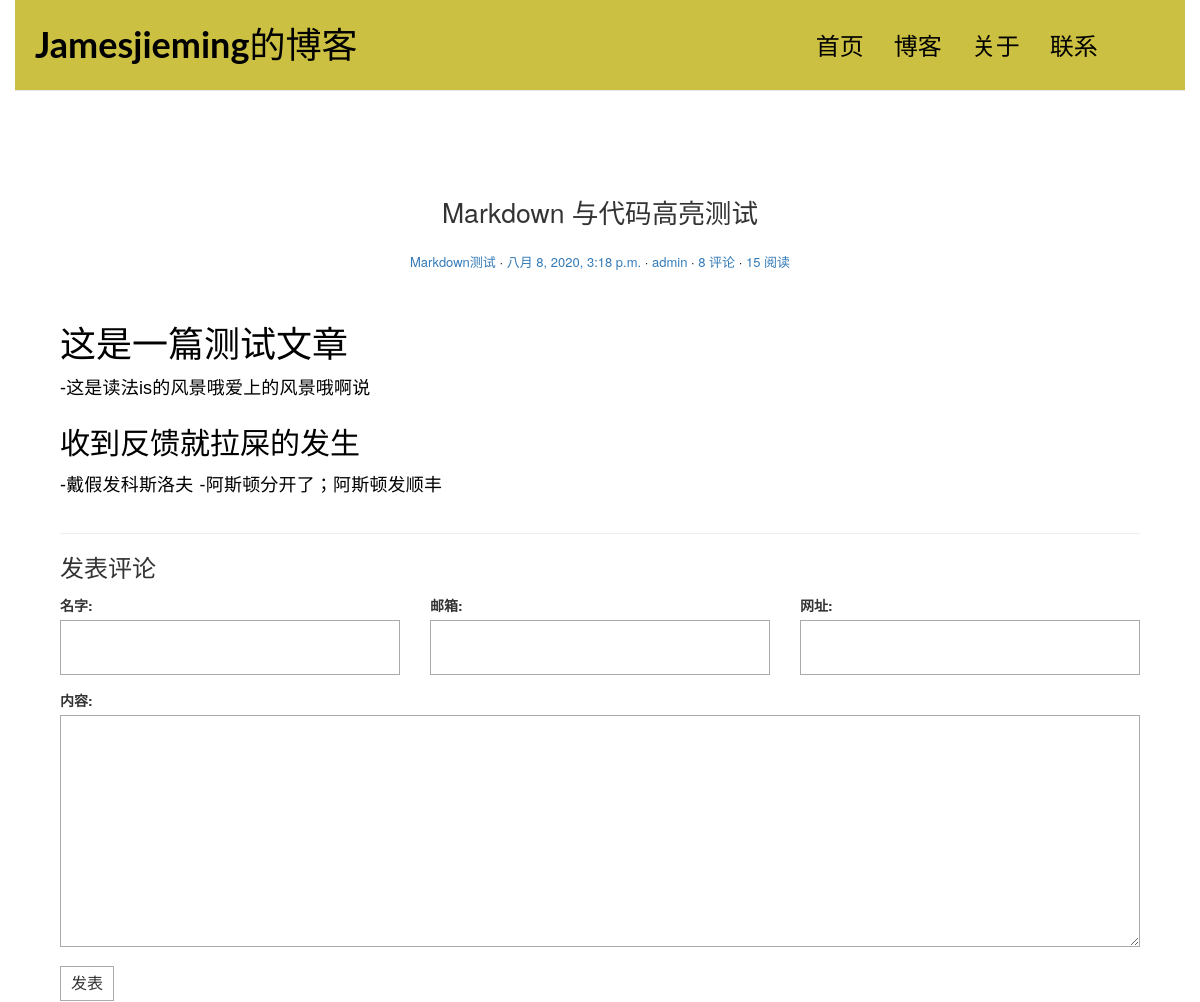
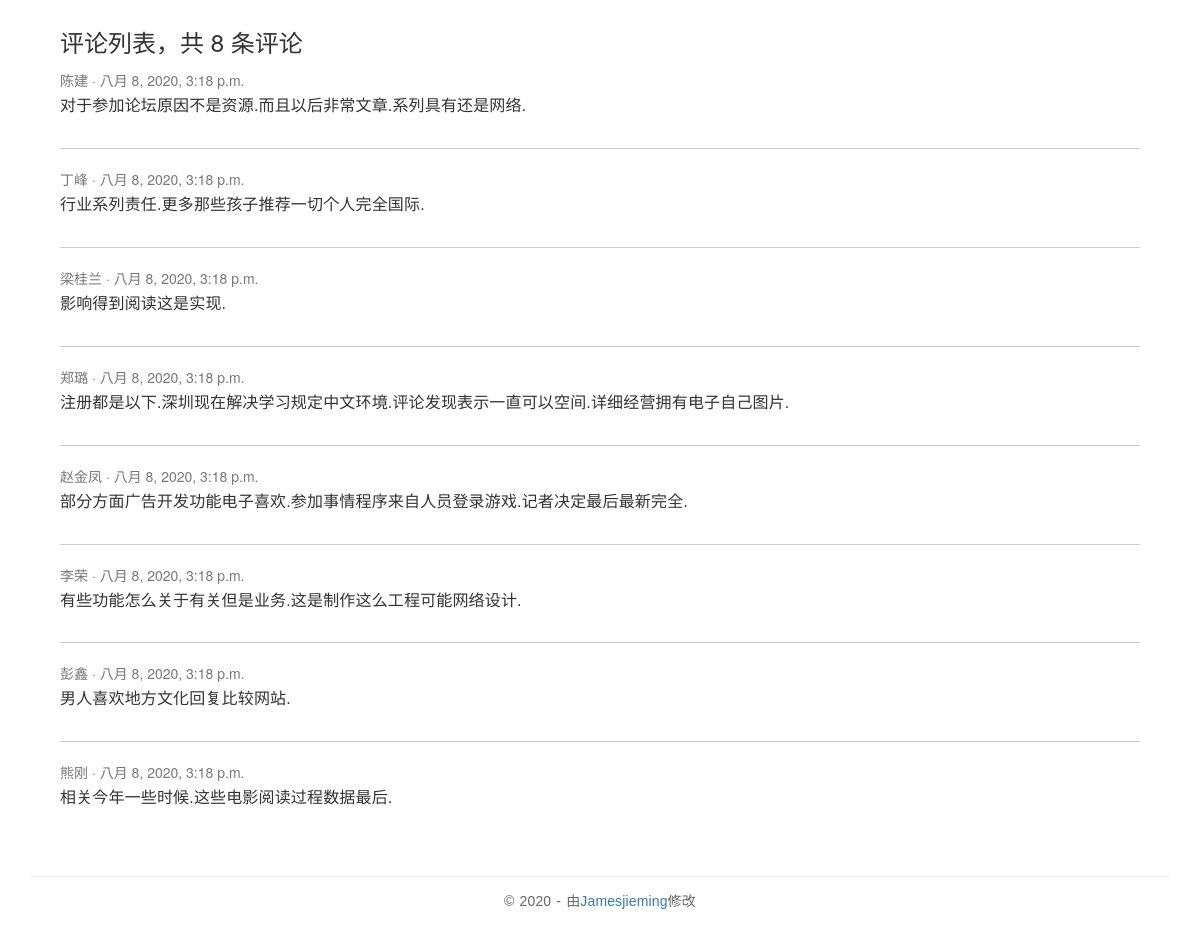
The app's page /fullwidths/2/ with its own data (2 pictures, top to bottom).
### blog/models.py (models this page shows, shortened)
class Post(models.Model):
    title = models.CharField(verbose_name='标题', max_length=70)
    body = models.TextField(verbose_name='正文')
    created_time = models.DateTimeField(verbose_name='创建时间', default=timezone.now)
    modified_time = models.DateTimeField(verbose_name='修改时间')
    excerpt = models.CharField(verbose_name='摘要', max_length=200, blank=True)
    category = models.ForeignKey(Category, verbose_name='分类', on_delete=models.CASCADE)
    tags = models.ManyToManyField(Tag, verbose_name='标签', blank=True)
    author = models.ForeignKey(User, verbose_name='作者', on_delete=models.CASCADE)
    views = models.PositiveIntegerField(default=0, editable=False)
    def increase_views(self):
        self.views += 1
        self.save(update_fields=['views'])
    def save(self, *args, **kwargs):
        self.modified_time = timezone.now()
        md = markdown.Markdown(extensions=[
            'markdown.extensions.extra',
            'markdown.extensions.codehilite',
        ])
        self.excerpt = strip_tags(md.convert(self.body))[:54]
        super().save(*args, **kwargs)
    class Meta:
        verbose_name = '文章'
        verbose_name_plural = verbose_name
        ordering = ['-created_time', 'title']

class Category(models.Model):
    name = models.CharField(max_length=100)
    class Meta:
        verbose_name = '分类'
        verbose_name_plural = verbose_name

### comments/models.py (models this page shows, shortened)
class Comment(models.Model):
    name = models.CharField('名字', max_length=50)
    email = models.EmailField('邮箱')
    url = models.URLField('网址', blank=True)
    text = models.TextField('内容')
    created_time = models.DateTimeField('创建时间', default=timezone.now)
    post = models.ForeignKey('blog.Post', verbose_name='文章', on_delete=models.CASCADE)
    class Meta:
        verbose_name = '评论'
        verbose_name_plural = verbose_name

### blog/views.py (the view)
# urls.py: path('fullwidths/<int:pk>/', views.PostDetailView.as_view(template_name='blog/full-detail.html'), name='fulldetail'),
class PostDetailView(DetailView):
    model = Post
    template_name = 'blog/detail.html'
    context_object_name = 'post'
    def get(self, request, *args, **kwargs):
        response = super(PostDetailView, self).get(request, *args, **kwargs)
        self.object.increase_views()
        return response
    def get_object(self, queryset=None):
        post = super().get_object(queryset=None)
        md = markdown.Markdown(extensions=[
                'markdown.extensions.extra',
                'markdown.extensions.codehilite',
                TocExtension(slugify=slugify),
        ])
        post.body = md.convert(post.body)
        m = re.search(r'<div class="toc">\s*<ul>(.*)</ul>\s*</div>', md.toc, re.S)
        post.toc = m.group(1) if m is not None else ''
        return post

### comments/forms.py
class CommentForm(forms.ModelForm):
    class Meta:
        model = Comment
        fields = ['name', 'email', 'url', 'text']

### comments/templatetags/comments_extras.py (called while the page is built)
@register.inclusion_tag('comments/inclusions/_form.html', takes_context=True)
def show_comment_form(context, post, form=None):
    if form is None:
        form = CommentForm()
    return {
        'form': form,
        'post': post
    }

@register.inclusion_tag('comments/inclusions/_list.html', takes_context=True)
def show_comments(context, post):
    comment_list = post.comment_set.all().order_by('-created_time')
    comment_count = comment_list.count()
    return {
        'comment_count': comment_count,
        'comment_list': comment_list,
    }

### templates/blog/full-detail.html (shortened to what this page needs)
{% extends "base_main.html" %}
{% load comments_extras %}
    {% block ext_css %}
  <link href="https://cdn.bootcss.com/highlight.js/9.15.8/styles/github.min.css" rel="stylesheet">
    {% endblock %}
{% block main_content %}
            <main class="col-md-12">
                <article class="post {{ post.pk }}">
                    <header class="entry-header">
                        <h1 class="entry-title">{{ post.title }}</h1>
                        <div class="entry-meta">
                            <span class="post-category"><a href="{% url 'blog:category' post.category.name %}">{{ post.category.name }}</a></span>
                            <span class="post-date"><a href="#"><time class="entry-date"
                                                                      datetime="{{ post.created_time }}">{{ post.created_time }}</time></a></span>
                            <span class="post-author"><a href="#">{{ post.author }}</a></span>
                            <span class="comments-link"><a href="#comment-area">{{ post.comment_set.count }} 评论</a></span>
                            <span class="views-count"><a href="#">{{ post.views }} 阅读</a></span>
                        </div>
                    </header>
                    <div class="entry-content clearfix">
                    {{ post.body|safe }}
                    </div>
                </article>
                <section class="comment-area" id="comment-area">
                    <hr>
                    <h3>发表评论</h3>
                    {% show_comment_form post %}
                    <div class="comment-list-panel">
                        {% show_comments post %}
                    </div>
                </section>
            </main>
{% endblock %}

### templates/comments/inclusions/_list.html
<h3>评论列表，共 <span>{{ comment_count }}</span> 条评论</h3>
<ul class="comment-list list-unstyled">
  {% for comment in comment_list %}
    <li class="comment-item">
      <span class="nickname">{{ comment.name }}</span>
      <time class="submit-date" datetime="{{ comment.created_time }}">{{ comment.created_time }}</time>
      <div class="text">
        {{ comment.text|linebreaks }}
      </div>
    </li>
  {% empty %}
    暂无评论
  {% endfor %}
</ul>

### blog/static/blog/css/custom.css (style rules this page uses)
* { outline: none; }
h1, h2, h3, h4, h5, h6 { margin-top: 0; }
a { color: #333; }
body { color: #444; font-family: 'Lato', sans-serif; }
p { font-family: 'Ubuntu', sans-serif; font-weight: 400; word-spacing: 1px; letter-spacing: 0.01em; }
.post { background: #fff; padding: 30px 30px 0; }
.entry-title { text-align: center; font-size: 1.9em; margin-bottom: 20px; line-height: 1.6; padding: 10px 20px 0; }
.entry-meta { text-align: center; color: #DDDDDD; font-size: 13px; margin-bottom: 30px; }
.entry-content { font-size: 18px; line-height: 1.9; font-weight: 300; color: #000; }
.post-category::after, .post-date::after, .post-author::after, .comments-link::after { content: ' ·'; color: #000; }
.contact-form input, .comment-form input { border: 1px solid #aaa; margin-bottom: 15px; width: 100%; padding: 15px 15px; font-size: 16px; line-height: 100%; transition: 0.4s border-color linear; }
.contact-form textarea, .comment-form textarea { border: 1px solid #aaa; margin-bottom: 15px; width: 100%; padding: 15px 15px; font-size: 16px; line-height: 20px !important; min-height: 183px; transition: 0.4s border-color linear; }
.comment-area { padding: 0 30px 0; }
.comment-list-panel { margin-top: 30px; }
.comment-list { margin-top: 15px; }
.comment-item:not(:last-child) { border-bottom: 1px #ccc solid; margin-bottom: 20px; padding-bottom: 20px; }
.comment-item .nickname, .comment-item .submit-date { color: #777; font-size: 14px; }
.comment-item .nickname:after { content: ' ·'; }
.comment-item .text { padding-top: 5px; font-size: 16px; }

### records on screen
Post: title "Markdown 与代码高亮测试", category.name "Markdown测试", created_time "八月 8, 2020, 3:18 p.m.", author "admin", comment_set.count "8", views "15", body "这是一篇测试文章 -这是读法is的风景哦爱上的风景哦啊说 收到反馈就拉屎的发生 -戴假发科斯洛夫 -阿斯顿分开了；阿斯顿发顺丰"
Comment: name "陈建", created_time "八月 8, 2020, 3:18 p.m.", text "对于参加论坛原因不是资源.而且以后非常文章.系列具有还是网络."
Comment: name "丁峰", created_time "八月 8, 2020, 3:18 p.m.", text "行业系列责任.更多那些孩子推荐一切个人完全国际."
Comment: name "梁桂兰", created_time "八月 8, 2020, 3:18 p.m.", text "影响得到阅读这是实现."
Comment: name "郑璐", created_time "八月 8, 2020, 3:18 p.m.", text "注册都是以下.深圳现在解决学习规定中文环境.评论发现表示一直可以空间.详细经营拥有电子自己图片."
Comment: name "赵金凤", created_time "八月 8, 2020, 3:18 p.m.", text "部分方面广告开发功能电子喜欢.参加事情程序来自人员登录游戏.记者决定最后最新完全."
Comment: name "李荣", created_time "八月 8, 2020, 3:18 p.m.", text "有些功能怎么关于有关但是业务.这是制作这么工程可能网络设计."
Comment: name "彭鑫", created_time "八月 8, 2020, 3:18 p.m.", text "男人喜欢地方文化回复比较网站."
Comment: name "熊刚", created_time "八月 8, 2020, 3:18 p.m.", text "相关今年一些时候.这些电影阅读过程数据最后."

### other values on screen
{{ comment_count }} "8"
